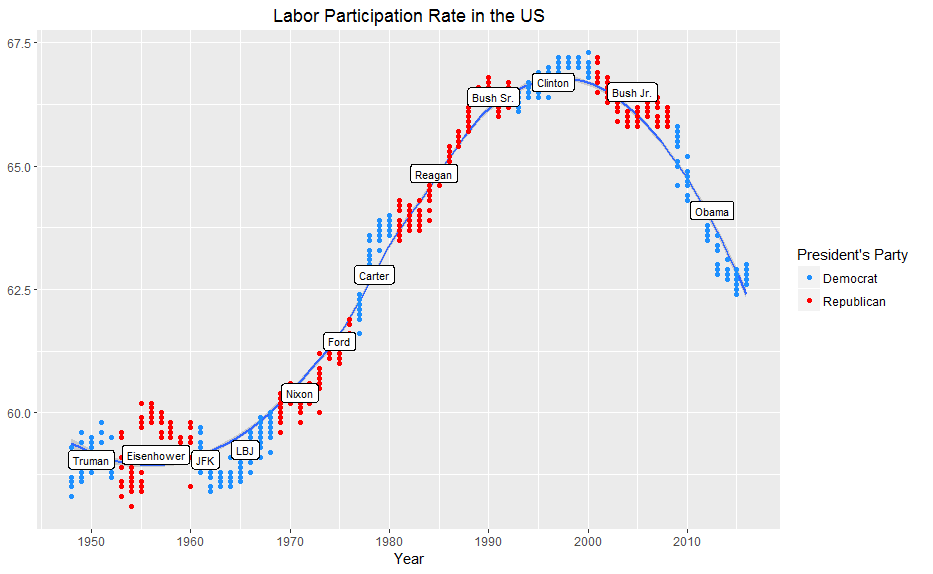

This chart was generated by the following R code:
library(readr); library(dplyr); library(ggplot2)
library(tidyr)

# Data Source: https://data.bls.gov/timeseries/LNS11300000

lpr_data <- read_csv("~/../Downloads/lpr.csv") %>% filter(Year < 2017)


lpr_data2 <- 
  lpr_data %>% 
  gather(month, lpr, Jan:Dec) %>%
  mutate(president = as.character(cut(Year, breaks = c(1944, 1952, 1960, 1962, 1968, 
                                          1973, 1976, 1980, 1988, 1992, 2000, 2008, 2016), 
                         labels = c("Truman", "Eisenhower", "JFK", "LBJ", "Nixon", "Ford", "Carter", "Reagan", "Bush Sr.", 
                                    "Clinton", "Bush Jr.", "Obama")))) %>% 
  left_join(data.frame(
    president = c("Truman", "Eisenhower", "JFK", "LBJ", "Nixon", "Ford", "Carter", "Reagan", 
                  "Bush Sr.", "Clinton", "Bush Jr.", "Obama"), 
    president_party = c("Democrat", "Republican", "Democrat", "Democrat", 
                        "Republican", "Republican", "Democrat", "Republican", "Republican", "Democrat", 
                        "Republican", "Democrat"), 
    stringsAsFactors = F), 
    by = "president")

lpr_data2 %>% group_by(president) %>% summarise(term_start = min(Year), term_end = max(Year)) %>% arrange(term_start)

  ggplot(lpr_data2) + 
  geom_line(aes(month_num, lpr, color = president_party, group = Year)) + 
  facet_wrap(~president_party)
  
  ggplot(lpr_data2) + 
    geom_smooth(aes(Year, lpr)) +
    geom_point(aes(Year, lpr, color = president_party)) + 
    scale_color_manual(values = c("Democrat" = "dodgerblue", "Republican" = "red"),
                       name = "President's Party") +
    geom_label(data = lpr_data2 %>% group_by(president) %>% summarise(term_mid = mean(Year), lpr_mid = ((max(lpr) + min(lpr)) / 2)), 
               aes(x = term_mid, y = lpr_mid, label = president), size = 3) +
    ggtitle("Labor Participation Rate in the US") +
    ylab(NULL) +
    scale_x_continuous(breaks = seq(1950, 2020, by = 10))
